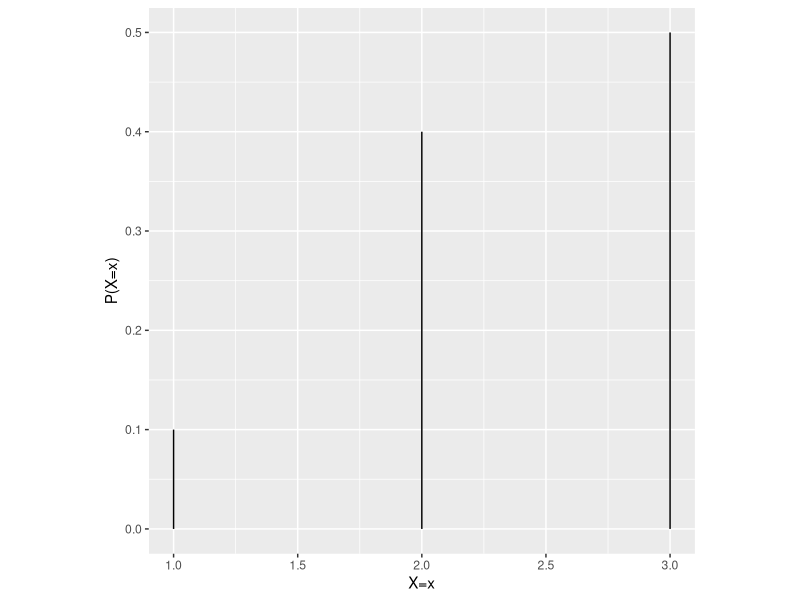
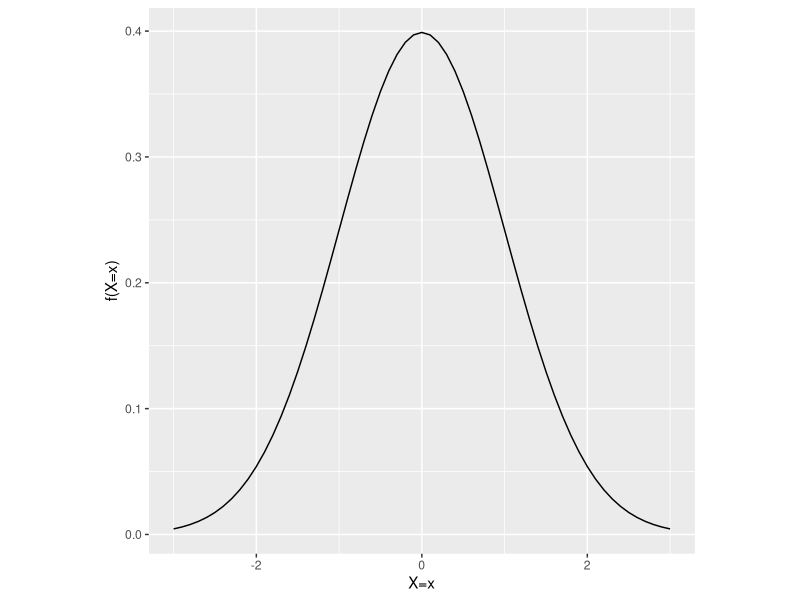

These figures' R source, in order:
## ---- chunk 1
library(data.table)
library(ggplot2)

rm(list=ls())

x <- c(1, 2, 3)
y <- c(0.1, 0.4, 0.5)

d <- data.table(x, y)
d[, mu := sum(x*y)]

ggplot(d, aes(x, y)) +
  geom_segment(aes(xend=x, yend=0)) +
  xlab('X=x') +
  ylab('P(X=x)') +
  theme(aspect.ratio = 1)
## ---- chunk 2
n <- 10
rexdist <- function(n) {
  xs <- vector('numeric', n)
  for(i in 1:n) {
    tmp <- runif(1)
    if(tmp <= 0.1) {
      xs[i] <- 1
    }
    else if(tmp > 0.1 & tmp <= 0.4) {
      xs[i] <- 2
    } else if(tmp > 0.4) {
      xs[i] <- 3
    }
  }
  return(xs)
}
xs <- rexdist(n)
print("x:")
print(xs)
print("sample mean:")
print(mean(xs))
## ---- chunk 3
n <- 10
for(j in 1:5) {
  rexdist(n)
  xs <- rexdist(n) 
  print("x:")
  print(xs)
  print("sample mean:")
  print(mean(xs))
}
## ---- chunk 4
library(data.table)
library(ggplot2)

rm(list=ls())

x <- seq(-3, 3, 0.1)
y <- dnorm(x)

d <- data.table(x, y)
d[, mu := 0]

ggplot(d, aes(x, y)) +
  geom_line() +
  xlab('X=x') +
  ylab('f(X=x)') +
  theme(aspect.ratio = 1)
## ---- chunk 5
n <- 10
xs <- rnorm(n)
print("x:")
print(xs)
print("sample mean:")
print(mean(xs))
## ---- chunk 6
n <- 10
for(j in 1:5) {
  xs <- rnorm(n) 
  print("x:")
  print(xs)
  print("sample mean:")
  print(mean(xs))
}
